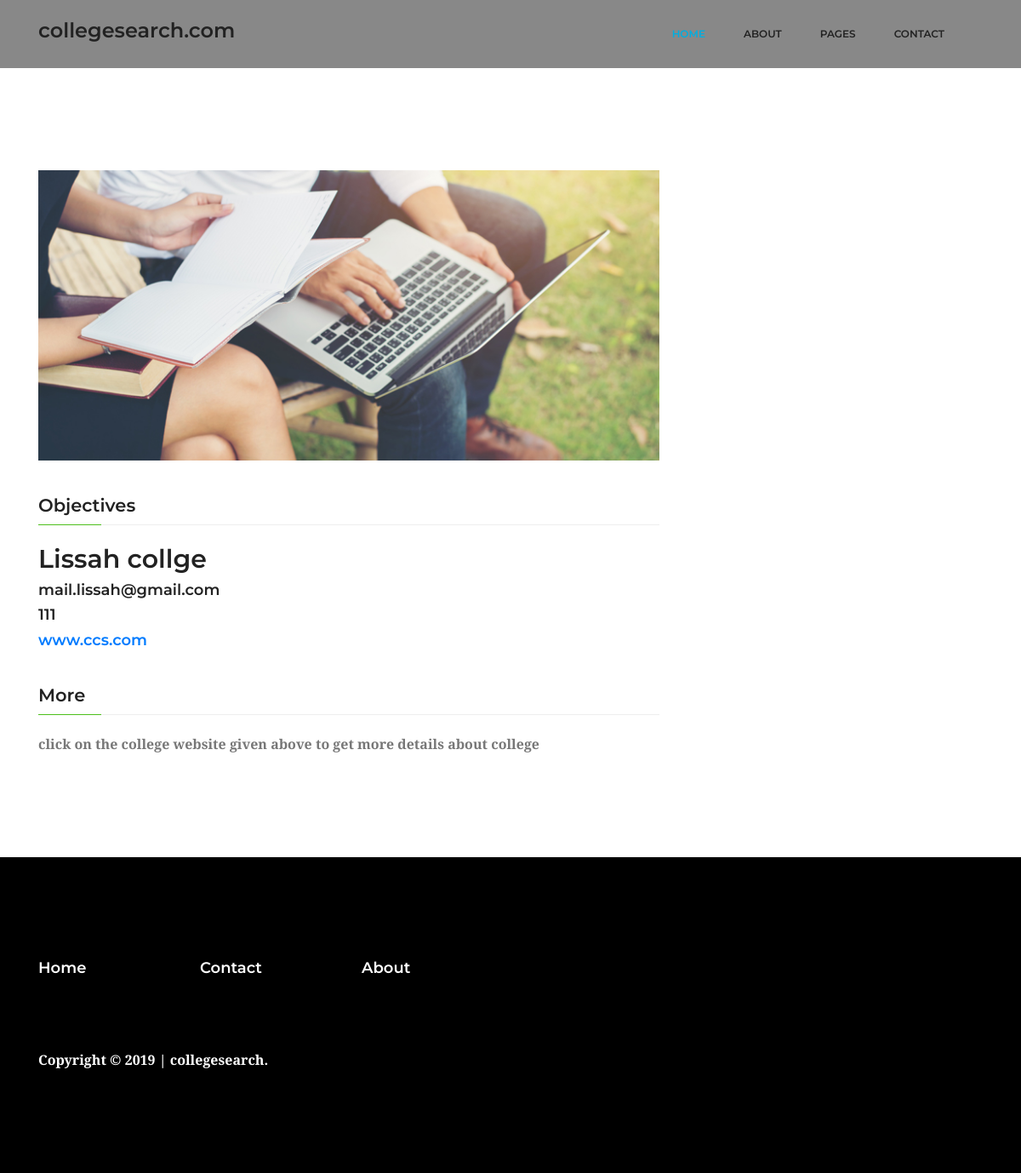
Screenshot of /profile.php?id=2 with the database file from the repository.
### tables this page shows
CREATE TABLE IF NOT EXISTS `college` (
  `id` int(50) NOT NULL AUTO_INCREMENT,
  `college_name` varchar(100) NOT NULL,
  `District` varchar(50) NOT NULL,
  `University` varchar(100) NOT NULL,
  `phone` varchar(25) NOT NULL,
  `email` varchar(100) NOT NULL,
  `weblink` varchar(100) NOT NULL,
  `university_link` varchar(100) NOT NULL,
  `Password` varchar(100) NOT NULL,
  PRIMARY KEY (`id`),
  UNIQUE KEY `college_name` (`college_name`),
  UNIQUE KEY `weblink` (`weblink`),
  UNIQUE KEY `id` (`id`),
  UNIQUE KEY `phone` (`phone`) USING BTREE,
  UNIQUE KEY `email` (`email`) USING BTREE,
  KEY `District` (`District`) USING BTREE,
  KEY `university_link` (`university_link`) USING BTREE,
  KEY `University` (`University`) USING BTREE
);

### profile.php (the view, shortened to what this page needs)
<!doctype html>
<html lang="en">
<head>
    <link rel="stylesheet" href="css/bootstrap.css">
    <link rel="stylesheet" href="vendors/linericon/style.css">
    <link rel="stylesheet" href="css/font-awesome.min.css">
    <link rel="stylesheet" href="vendors/owl-carousel/owl.carousel.min.css">
    <link rel="stylesheet" href="vendors/lightbox/simpleLightbox.css">
    <link rel="stylesheet" href="vendors/nice-select/css/nice-select.css">
    <link rel="stylesheet" href="vendors/animate-css/animate.css">
    <link rel="stylesheet" href="css/style.css">
</head>
<body>
    <header class="header_area">
		<div class="main_menu">
			<nav style="background-color: #888888;" class="navbar navbar-expand-lg navbar-light">
				<div class="container">
                    <a class="navbar-brand logo_h" href="index.php"><h3>collegesearch.com</h3></a>
					<div class="collapse navbar-collapse offset" id="navbarSupportedContent">
						<ul class="nav navbar-nav menu_nav ml-auto">
							<li class="nav-item active"><a class="nav-link" href="index.php">Home</a></li>
							<li class="nav-item"><a class="nav-link" href="about-us.php">About</a></li>
							<li class="nav-item submenu dropdown">
								<a href="#" class="nav-link dropdown-toggle" data-toggle="dropdown" role="button" aria-haspopup="true"
								 aria-expanded="false">Pages</a>
							</li>
							<li class="nav-item"><a class="nav-link" href="contact.php">Contact</a></li>
						</ul>
					</div>
				</div>
			</nav>
		</div>
	</header>
        <?php
  $db = new mysqli("localhost","root","12345","collegelist");
  $query = "SELECT * FROM college   WHERE id= '".$_GET['id']."' ";
  $sql = $db->query($query);
  ?>
    <?php
        while($row = $sql->fetch_assoc()): ?>
    <section class="course_details_area section_gap">
        <div class="container">
            <div class="row">
                <div class="col-lg-8 course_details_left">
                    <div class="main_image">
                        <img class="img-fluid" src="img/courses/course-details.jpg" alt="">
                    </div>
                    <div class="content_wrapper">
                        <h4 class="title">Objectives</h4>
                        <div class="content">
                            <h2><?php echo $row['college_name']; ?></h2>
                            <h4><?php echo $row['email']; ?></h4>
                            <h4><?php echo $row['phone']; ?></h4>
                            <h4><a href="   <?php echo $row['weblink']; ?>"><?php echo $row['weblink']; ?></a></h4>
                        </div>
                    </div>
                    <div class="content_wrapper">
                        <h4 class="title">More</h4>
                        <div class="content">
                           click on the college website given above to get more details about college
                        </div>
                    </div>
                </div>
            </div>
        </div>
    </section>
      <?php endwhile; ?>
  <?php
  function pre_r($array){
    print_r($array);
  }
  ?>
    <footer class="footer-area section_gap">
		<div class="container">
			<div class="row">
				<div class="col-lg-2 col-md-6 single-footer-widget">
					<h4>Home </h4>
				</div>
				<div class="col-lg-2 col-md-6 single-footer-widget">
					<h4>Contact </h4>
				</div>
				<div class="col-lg-2 col-md-6 single-footer-widget">
					<h4>About</h4>
				</div>
			</div>
			<div class="row footer-bottom d-flex justify-content-between">
				<p class="col-lg-8 col-sm-12 footer-text m-0 text-white">Copyright © 2019  |  collegesearch.
			</div>
		</div>
	</footer>
</body>
</html>

### rows the page displays
college: college_name "Lissah collge", email "mail.lissah@gmail.com", phone "111", weblink "www.ccs.com"
